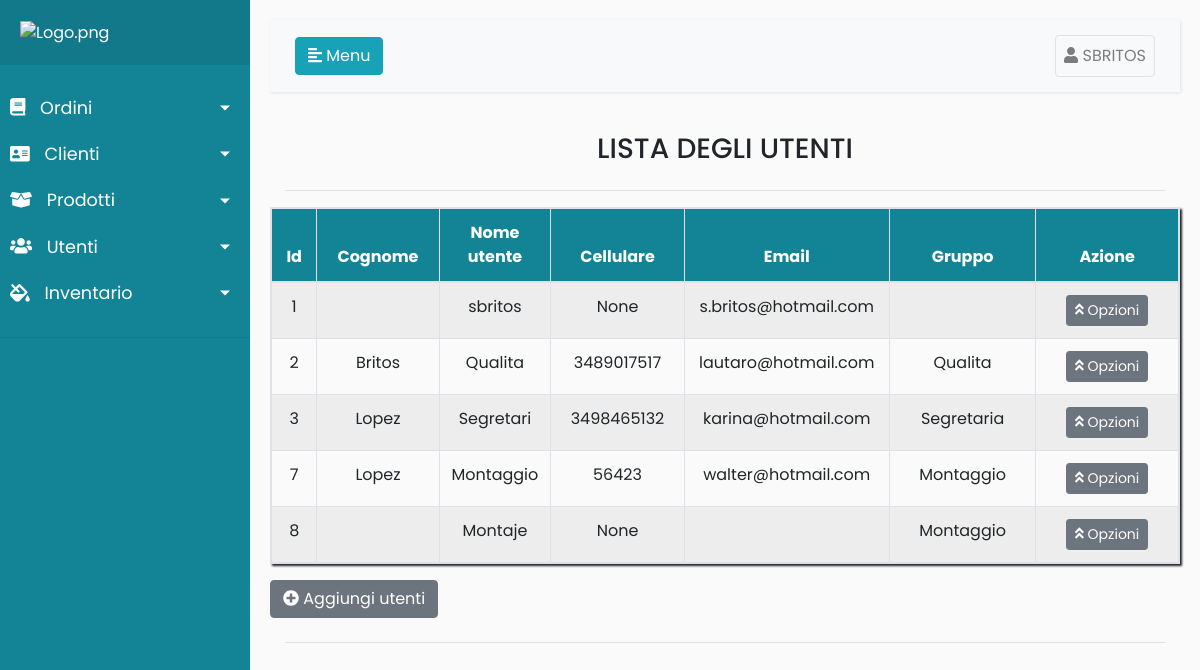
/Registro/ (signed in), run on the app's committed database.
### Register/models.py (models this page shows)
class Usuarios(AbstractUser):
	telefono = models.CharField(max_length=20,null=True, verbose_name='Teléfono',blank=False)
	class Meta:
		permissions = (('Administrador', 'Administrador'),
					   ('Encargado','Encargado'),
					   ('Pintor','Pintor'),
					   ('Montaje','Montaje'),
					   ('Calidad1','Calidad1'),
					   ('Secretaria','Secretaria'),
					   ('Stock','Stock'),
					   )

### Register/views.py (the view)
# urls.py: path('Registro/',login_required(ListUserView),name='listViewUsuario'),
def ListUserView(request):
    Model_one = Usuarios.objects.all()
    myFilter = OrdenesFilter(request.GET, queryset=Model_one)
    paginator = Paginator(myFilter.qs, 10)
    page = request.GET.get('page1')
    try:
        pub = paginator.page(page)
    except PageNotAnInteger:
        pub = paginator.page(1)
    except EmptyPage:
        pub = paginator.page(paginator.num_pages)
    myFilter = OrdenesFilter(request.GET, queryset=Model_one)
    context = {'Model_one': Model_one, 'pub': pub, "myFilter": myFilter}
    return render(request, 'register/listView.html', context)

### Register/templates/register/listView.html (shortened to what this page needs)
{%extends 'register/index.html'%}
{%load static%}
{% load widget_tweaks %}
{%block content%}
<div class="container">
    <div class="d-flex justify-content-center">
        <h3>LISTA DEGLI UTENTI</h3>
    </div>
    <hr>
</div>
<table id="tabla" class="table table-responsive border table-striped table-bordered" style="box-shadow:2px 2px 2px;">
    <thead style="background-color:#138496;color:#fff">
    <th class="col-md text-center" style="width:5rem;">Id</th>
    <th class="col-md text-center" style="width:15rem;">Cognome</th>
    <th class="col-md text-center" style="width:5rem;">Nome utente</th>
    <th class="col-md text-center" style="width:5rem;">Cellulare</th>
    <th class="col-md text-center" style="width:15rem;">Email</th>
    <th class="col-md text-center" style="width:15rem;">Gruppo</th>
    <th class="col-md text-center" style="width:25rem;">Azione</th>
    </thead>
    {%for cliente in pub%}
    <form method="POST" action="{%url 'deleteUsuario' cliente.id %}">
        <tr>
            <td class="col-md text-center" style="width:5rem;">{{cliente.id}}</td>
            <td class="col-md text-center" style="width:5rem;">{{cliente.last_name}}</td>
            <td class="col-md text-center" style="width:5rem;">{{cliente.username}}</td>
            <td class="col-md text-center" style="width:15rem;">{{cliente.telefono}}</td>
            <td class="col-md text-center" style="width:15rem;">{{cliente.email}}</td>
            <td class="col-md text-center" style="width:25rem;">{%for group in cliente.groups.all%}
                {{group}}{%endfor%}
            </td>
            <td class="col-md text-center" style="width:25rem;">
                <div class="dropup">
                    <button type="button" class="btn btn-secondary btn-sm" data-toggle="dropdown">
                        <i class="fas fa-angle-double-up"></i> Opzioni
                    </button>
                        {% if perms.Register.Administrador %}
                </div>
                {%endif%}
            </td>
        </tr>
    </form>
    {%endfor%}
</table>
{%if perms.Register.Administrador or perms.Register.Encargado or perms.Register.Secretaria%}
<a href="{%url 'createUsuario'%}" class="btn btn-secondary" id="jamaica8"><i id="japon" class="fas fa-plus-circle"></i> Aggiungi utenti</a>
{%endif%}
<div class="container">
    <hr>
</div>
{%endblock%}

### Register/templates/register/index.html (shortened to what this page needs)
<!DOCTYPE html>
<html>
<head>
    <link rel="stylesheet" href="https://stackpath.bootstrapcdn.com/bootstrap/4.1.0/css/bootstrap.min.css"
>
    <link rel="stylesheet" href="https://ajax.googleapis.com/ajax/libs/jquerymobile/1.4.5/jquery.mobile.min.css">
</head>
<body>
<div class="wrapper">
    <nav id="sidebar">
        <div class="sidebar-header" style="border-color:#fff;">
            <a href="{%url 'listarOrden'%}"><img src="http://www.fortexsrl.it/wp-content/uploads/2013/05/logo1.png" width="100%"
                             alt="Logo.png"></a>
        </div>
        <ul class="list-unstyled components">
            <li class="">
                <a href="#homeSubmenu" data-toggle="collapse" aria-expanded="false" class="dropdown-toggle">
                    <i class="fas fa-book"></i>
                    Ordini
                </a>
            </li>
            <li>
                <a href="#pageClienti" data-toggle="collapse" aria-expanded="false" class="dropdown-toggle">
                    <i class="fas fa-address-card"></i>
                    Clienti
                </a>
                <a href="#pageSubmenu" data-toggle="collapse" aria-expanded="false" class="dropdown-toggle">
                    <i class="fas fa-box-open"></i>
                    Prodotti
                </a>
            </li>
            <li>
                <a href="#pageUtenti" data-toggle="collapse" aria-expanded="false" class="dropdown-toggle">
                    <i class="fas fa-users"></i>
                    Utenti
                </a>
            </li>
            <li>
                <a href="#pageInventario" data-toggle="collapse" aria-expanded="false" class="dropdown-toggle">
                    <i class="fas fa-fill-drip"></i>
                    Inventario
                </a>
            </li>
        </ul>
    </nav>
    <div id="content">
        <nav class="navbar navbar-expand-lg navbar-light bg-light">
            <div class="container-fluid">
                <button type="button" id="sidebarCollapse" class="btn btn-info">
                    <i class="fas fa-align-left"></i>
                    <span>Menu</span>
                </button>
                <div class="collapse navbar-collapse" id="navbarSupportedContent">
                    <ul class="nav navbar-nav ml-auto">
                        <li class="nav-item">
                            <a href="#pageInventario1" data-toggle="collapse"  style="background:None;"
                               aria-expanded="true"
                               class=" nav-link dropdown border rounded ">
                                <i class="fas fa-user"></i>
                                {{user|upper}}
                            </a>
                        </li>
                    </ul>
                </div>
            </div>
        </nav>
        {%block content%}{%endblock%}
    </div>
</div>
</body>
</html>

### Register/templates/register/index.html (style rules this page uses)
body { font-family: 'Poppins', sans-serif; background: #fafafa; }
a, a:hover, a:focus { color: inherit; text-decoration: none; transition: all 0.3s; }
.navbar { padding: 15px 10px; background: #fff; border: none; border-radius: 0; margin-bottom: 40px; box-shadow: 1px 1px 3px rgba(0, 0, 0, 0.1); }
i, span { display: inline-block; }
.wrapper { display: flex; align-items: stretch; }
#sidebar { min-width: 250px; max-width: 250px; background: #138496; color: #fff; transition: all 0.3s; }
#sidebar ul li a { text-align: left; }
#sidebar .sidebar-header { padding: 20px; background: #11798a; }
#sidebar ul.components { padding: 20px 0; border-bottom: 1px solid #11798a; }
#sidebar ul li a { padding: 10px; font-size: 1.1em; display: block; }
#sidebar ul li a i { margin-right: 10px; }
#sidebar ul li.active>a, a[aria-expanded="true"] { color: #fff; background: #138496; }
a[data-toggle="collapse"] { position: relative; }
.dropdown-toggle::after { display: block; position: absolute; top: 50%; right: 20px; transform: translateY(-50%); }
#content { width: 100%; padding: 20px; min-height: 100vh; transition: all 0.3s; }

### data on the page
Usuarios: username "SBRITOS", id "1", username "sbritos", telefono "None", email "s.britos@hotmail.com"
Usuarios: id "2", last_name "Britos", username "Qualita", telefono "3489017517", email "lautaro@hotmail.com"
Usuarios: id "3", last_name "Lopez", username "Segretari", telefono "3498465132", email "karina@hotmail.com"
Usuarios: id "7", last_name "Lopez", username "Montaggio", telefono "56423", email "walter@hotmail.com"
Usuarios: id "8", username "Montaje", telefono "None"

### other printed values
{{ group }} "Qualita"
{{ group }} "Segretaria"
{{ group }} "Montaggio"
